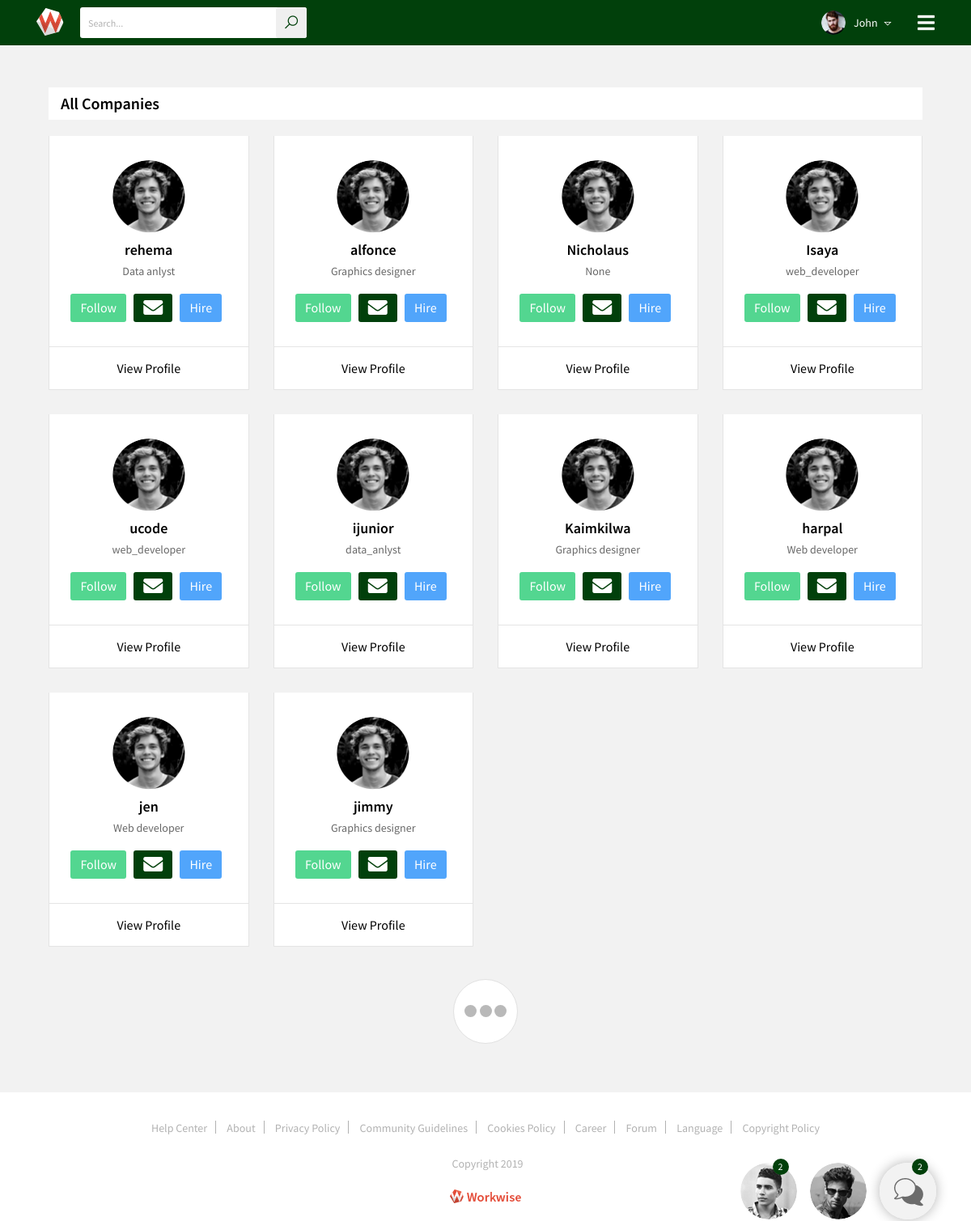
/profiles, run on an earlier commit of the app's database.
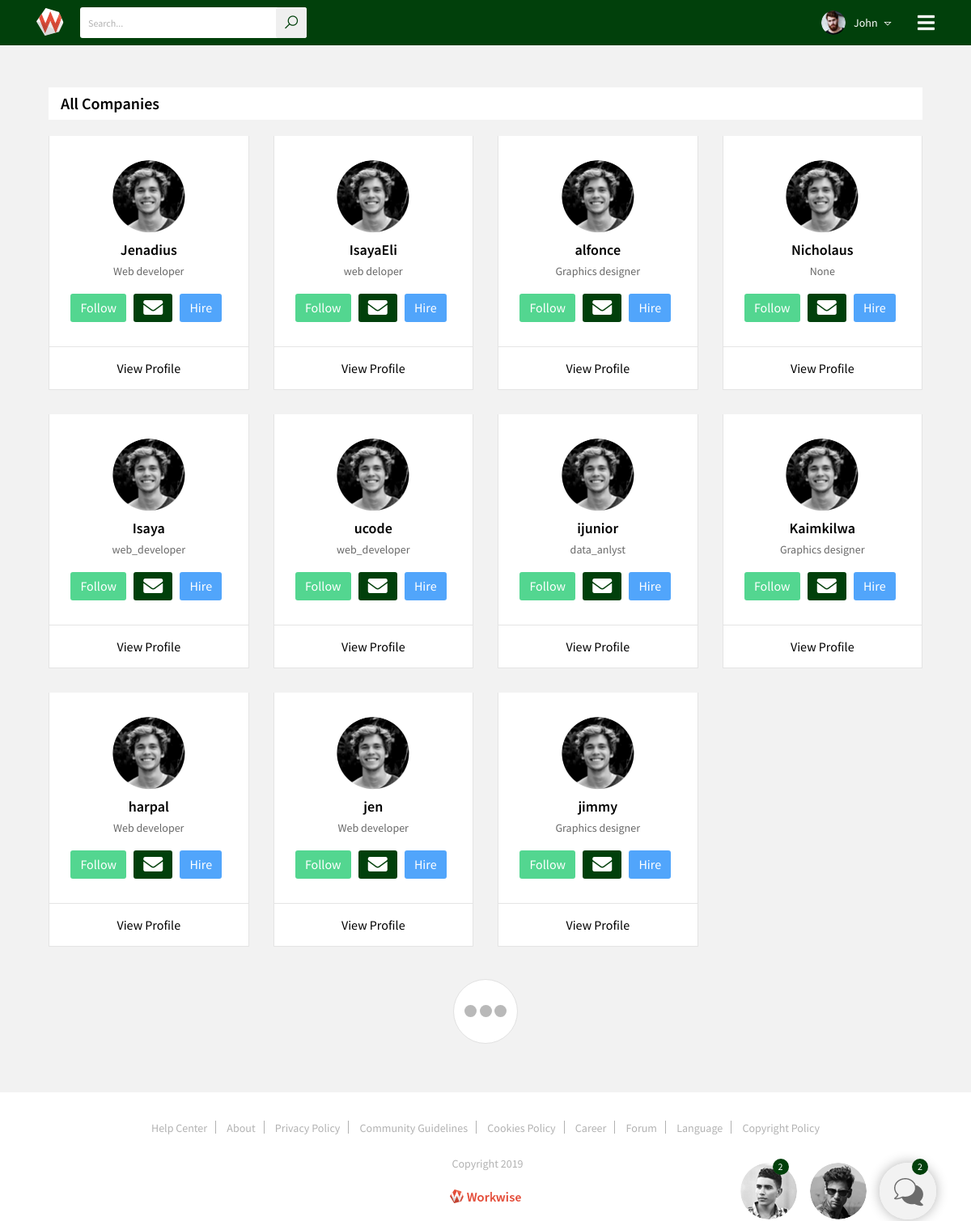
And on a later commit of the database.
### authentication/models.py (models this page shows, shortened)
class User(AbstractBaseUser, PermissionsMixin, ):
    profile_pc = models.ImageField(upload_to='ProfilePics', max_length=100, null=True, blank=True,
                                   default='media/default.png')
    username = models.CharField(max_length=16, unique=True, blank=True, null=True)
    email = models.EmailField(db_index=True, unique=True)
    first_name = models.CharField(null=True, max_length=20)
    last_name = models.CharField(null=True, max_length=20)
    profession = models.CharField(max_length=39, null=True)
    marital_status = models.CharField(max_length=10, choices=_MARITAL_STATUS, null=True)
    is_active = models.BooleanField(default=True)
    is_staff = models.BooleanField(default=False)
    password2 = models.CharField(max_length=40, null=True, blank=True)
    created_on = models.DateTimeField(default=timezone.now, null=True)
    USERNAME_FIELD = 'email'
    objects = UserManager()
    class Meta:
        verbose_name = 'user'
        verbose_name_plural = 'users'

### authentication/views.py (the view)
# urls.py: path('profiles', views.ProfilesListView.as_view(), name='profiles'),
class ProfilesListView(ListView):
    model = User
    template_name = 'authentication/user_profiles.html'
    ordering = ['-created_on']

### templates/authentication/user_profiles.html
{% extends 'base.html' %}
{% load static %}
{% block content %}
	<section class="companies-info mt-5">
			<div class="container">
				<div class="company-title">
					<h3>All Companies</h3>
				</div>
				<div class="companies-list">
					<div class="row">
						{% for profile in object_list %}
						<div class="col-lg-3 col-md-4 col-sm-6 col-12">
							<div class="company_profile_info">
								<div class="company-up-info">
									<img src="{% static 'img/pf-icon1.png'%}" alt="">
									<h3>{{profile.username}}</h3>
									<h4>{{profile.profession}}</h4>
									<ul>
										<li><a href="{% url 'following' profile.id %}" title="" class="follow">Follow</a></li>
										<li><a href="#" title="" class="message-us"><i class="fa fa-envelope"></i></a></li>
										<li><a href="#" title="" class="hire-us">Hire</a></li>
									</ul>
								</div>
								<a href="{% url 'users_profile_details'%}" title="" class="view-more-pro">View Profile</a>
							</div>
						</div>
						{%endfor%}
					</div>
				</div>
				<div class="process-comm">
					<div class="spinner">
						<div class="bounce1"></div>
						<div class="bounce2"></div>
						<div class="bounce3"></div>
					</div>
				</div>
			</div>
		</section>
{% endblock content %}

### templates/base.html (shortened to what this page needs)
<!DOCTYPE html>
<html>
<head>
    	{%load static%}
	<link rel="stylesheet" type="text/css" href="{% static 'css/animate.css'%}">
	<link rel="stylesheet" type="text/css" href="{% static 'css/bootstrap.css'%}">
	<link rel="stylesheet" type="text/css" href="{% static 'line-awesome/css/line-awesome.css'%}">
	<link rel="stylesheet" type="text/css" href="{% static 'css/line-awesome-font-awesome.css'%}">
	<link href="{% static 'font-awesome/css/all.css' %}" rel="stylesheet" type="text/css">
	<link rel="stylesheet" type="text/css" href="{% static 'font-awesome/css/fontawesome.css'%}">
    <link rel="stylesheet" type="text/css" href="{% static 'css/jquery.mCustomScrollbar.min.css'%}">
	<link rel="stylesheet" type="text/css" href="{% static 'css/slick.css' %}">
	<link rel="stylesheet" type="text/css" href="{% static 'css/slick-theme.css'%}">
	<link rel="stylesheet" type="text/css" href="{% static 'css/style.css'%}">
	<link rel="stylesheet" type="text/css" href="{% static 'css/responsive.css'%}">
</head>
<body >
	<div class="wrapper">
		<header class="fixed-top">
			<div class="container">
				<div class="header-data">
					<div class="logo">
						<a href="index.html" title=""><img src="{% static 'icons/logo.png'%}" alt=""></a>
					</div>
					<div class="search-bar">
						<form>
							<input type="text" name="search" placeholder="Search...">
							<button type="submit"><i class="la la-search"></i></button>
						</form>
					</div>
					<div class="menu-btn">
						<a href="#" title=""><i class="fa fa-bars"></i></a>
					</div>
					<div class="user-account">
						<div class="user-info">
							<img src="{% static 'img/user.png'%}" alt="">
							<a href="#" title="">John</a>
							<i class="la la-sort-down"></i>
						</div>
					</div>
				</div>
			</div>
		</header>
	{% block content %}
	{% endblock content %}
		<div class="chatbox-list">
			<div class="chatbox">
				<div class="chat-mg">
					<a href="#" title=""><img src="{% static 'img/usr-img1.png'%}" alt=""></a>
					<span>2</span>
				</div>
			</div>
			<div class="chatbox">
				<div class="chat-mg">
					<a href="#" title=""><img src="{% static 'img/usr-img2.png'%}" alt=""></a>
				</div>
			</div>
			<div class="chatbox">
				<div class="chat-mg bx">
					<a href="#" title=""><img src="{% static 'icons/chat.png'%}" alt=""></a>
					<span>2</span>
				</div>
			</div>
		</div>
	</div>
	<footer >
			<div class="footy-sec mn no-margin">
				<div class="container">
					<ul>
						<li><a href="{% url 'help_center'%}" title="">Help Center</a></li>
						<li><a href="{% url 'about_company'%}" title="">About</a></li>
						<li><a href="#" title="">Privacy Policy</a></li>
						<li><a href="#" title="">Community Guidelines</a></li>
						<li><a href="#" title="">Cookies Policy</a></li>
						<li><a href="#" title="">Career</a></li>
						<li><a href="{% url 'forum'%}}l" title="">Forum</a></li>
						<li><a href="#" title="">Language</a></li>
						<li><a href="#" title="">Copyright Policy</a></li>
					</ul>
					<p><img src="{static 'icons/copy-icon2.png'%}" alt="">Copyright 2019</p>
					<img class="fl-rgt" src="icons/logo2.png" alt="">
				</div>
			</div>
		</footer>
</body>
</html>

### core/static/css/responsive.css (style rules this page uses)
@media (max-width: 1200px) { .menu-btn { display: block; } }
@media (max-width: 1200px) { .footy-sec ul { width: 100%;text-align: center; } }
@media (max-width: 1200px) { .fl-rgt { float: none;margin-top: 0;padding-bottom: 20px;width: auto;padding-right: 0; } }
@media (max-width: 1200px) { .footy-sec.mn p { margin-top: 0;padding-bottom: 20px; } }
@media (max-width: 1200px) { .footy-sec.mn ul { padding: 30px 0 25px 0; } }
@media (max-width: 1200px) { .footy-sec p { width: 100%;text-align: center;margin-top: 15px; } }
@media (max-width: 1200px) { .footy-sec { text-align: center; } }

What changed in the data, as far as the page shows it:
removed User: username "rehema", profession "Data anlyst"
added User: username "Jenadius", profession "Web developer"
added User: username "IsayaEli", profession "web deloper"
